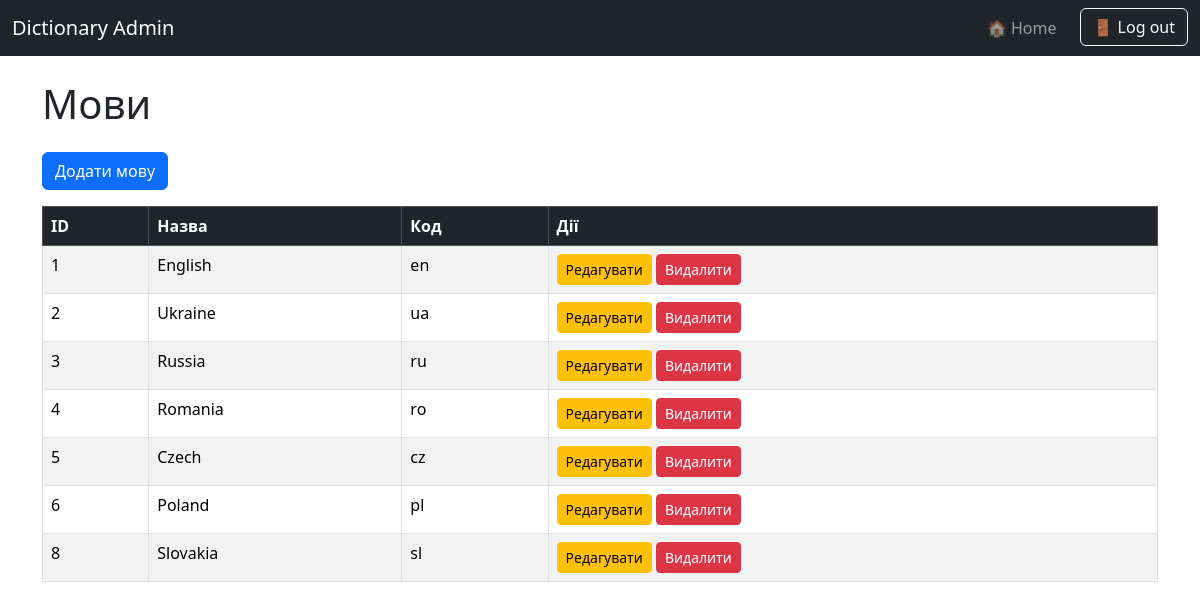
Page /admin/language (signed in) on the committed database.
### tables this page shows
CREATE TABLE `languages` (
  `id` int(11) NOT NULL,
  `name` varchar(100) NOT NULL,
  `code` varchar(10) NOT NULL
);

### admin/controllers/LanguageController.php (called while the page is built, shortened)
<?php
class LanguageController {
    private $model;
    public function __construct($pdo) {
        $this->model = new Language($pdo);
    }
    public function index() {
        $languages = $this->model->getAll();
        require_once __DIR__ . '/../views/languages/language.php';
    }
}

### autoloader.php (called while the page is built, shortened)
<?php
spl_autoload_register(function ($class) {
    $prefixes = [
        'admin\\'      => __DIR__ . '/admin/',
        'controllers\\'=> __DIR__ . '/controllers/',
        'models\\'     => __DIR__ . '/models/',
    ];
    foreach ($prefixes as $prefix => $base_dir) {
        if (strncmp($prefix, $class, strlen($prefix)) === 0) {
            $relative_class = substr($class, strlen($prefix));
            $file = $base_dir . str_replace('\\', '/', $relative_class) . '.php';
            if (file_exists($file)) {
                return;
            }
        }
    }
});

### admin/models/Language.php (called while the page is built, shortened)
<?php
class Language {
    private $pdo;
    public function __construct($pdo) {
        $this->pdo = $pdo;
    }
    public function getAll() {
        $stmt = $this->pdo->query("SELECT * FROM languages");
        return $stmt->fetchAll(\PDO::FETCH_ASSOC);
    }
}

### admin/views/languages/language.php (the view)
<?php require_once __DIR__ . '/../parts/header.php'; ?>
<div class="container mt-4">
    <h1 class="mb-4">Мови</h1>
    <a href="language/create" class="btn btn-primary mb-3">Додати мову</a>
    <table class="table table-bordered table-striped">
        <thead class="table-dark">
        <tr>
            <th>ID</th>
            <th>Назва</th>
            <th>Код</th>
            <th>Дії</th>
        </tr>
        </thead>
        <tbody>
        <?php foreach ($languages as $language): ?>
            <tr>
                <td><?= htmlspecialchars($language['id']) ?></td>
                <td><?= htmlspecialchars($language['name']) ?></td>
                <td><?= htmlspecialchars($language['code']) ?></td>
                <td>
                    <a href="language/edit/<?= $language['id'] ?>" class="btn btn-sm btn-warning">Редагувати</a>
                    <a href="language/delete/<?= $language['id'] ?>" class="btn btn-sm btn-danger" onclick="return confirm('Ви впевнені?')">Видалити</a>
                </td>
            </tr>
        <?php endforeach; ?>
        </tbody>
    </table>
</div>

### rows in the picture
languages: id "1", name "English", code "en"
languages: id "2", name "Ukraine", code "ua"
languages: id "3", name "Russia", code "ru"
languages: id "4", name "Romania", code "ro"
languages: id "5", name "Czech", code "cz"
languages: id "6", name "Poland", code "pl"
languages: id "8", name "Slovakia", code "sl"
